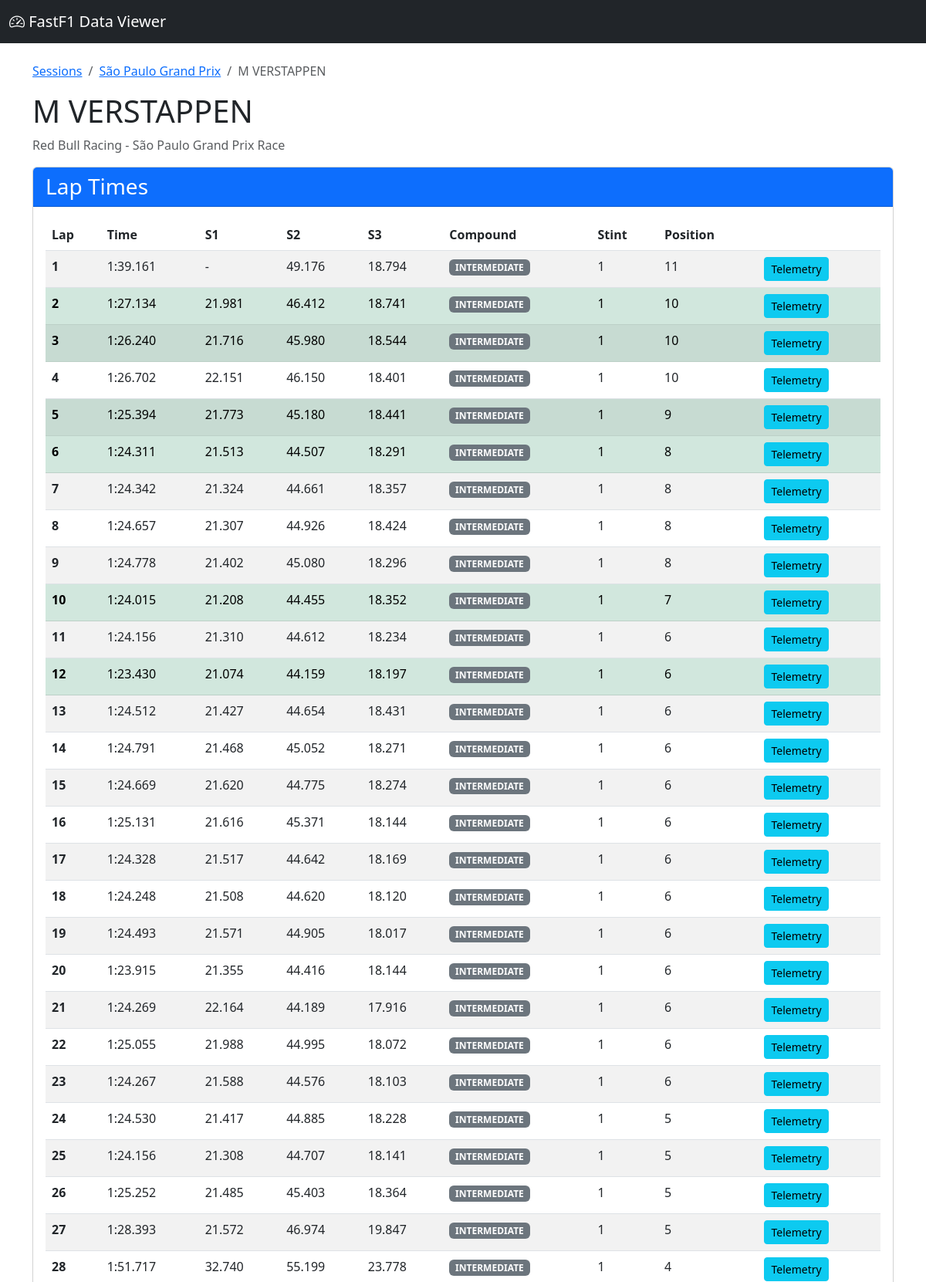
The app's page /driver/2024_21_Race/VER (upper part) with its own data.
### tables this page shows
CREATE TABLE drivers (
    driver_id TEXT PRIMARY KEY,
    driver_number INTEGER,
    broadcast_name TEXT,
    full_name TEXT,
    first_name TEXT,
    last_name TEXT,
    country_code TEXT,
    team_name TEXT,
    team_color TEXT
);

CREATE TABLE laps (
    lap_id INTEGER PRIMARY KEY AUTOINCREMENT,
    session_id TEXT,
    driver_id TEXT,
    lap_number INTEGER,
    lap_time_seconds REAL,
    sector1_time_seconds REAL,
    sector2_time_seconds REAL,
    sector3_time_seconds REAL,
    speed_i1 REAL,
    speed_i2 REAL,
    speed_fl REAL,
    speed_st REAL,
    compound TEXT,
    tyre_life INTEGER,
    stint INTEGER,
    is_personal_best BOOLEAN,
    track_status TEXT,
    position INTEGER,
    FOREIGN KEY (session_id) REFERENCES sessions(session_id),
    FOREIGN KEY (driver_id) REFERENCES drivers(driver_id)
);

### app.py (the view)
@app.route('/driver/<session_id>/<driver_id>')
def driver(session_id, driver_id):
    conn = get_db()
    session = conn.execute('SELECT * FROM sessions WHERE session_id = ?', (session_id,)).fetchone()
    if not session:
        abort(404)
    driver = conn.execute('SELECT * FROM drivers WHERE driver_id = ?', (driver_id,)).fetchone()
    if not driver:
        abort(404)
    laps = conn.execute('''
        SELECT *
        FROM laps
        WHERE session_id = ? AND driver_id = ?
        ORDER BY lap_number
    ''', (session_id, driver_id)).fetchall()
    conn.close()
    return render_template('driver.html',
                         session=session,
                         driver=driver,
                         laps=laps)

### app.py (called while the page is built)
def get_db():
    conn = sqlite3.connect(DB_PATH)
    conn.row_factory = sqlite3.Row
    return conn

### templates/driver.html (shortened to what this page needs)
{% extends "base.html" %}
{% block content %}
<nav aria-label="breadcrumb">
    <ol class="breadcrumb">
        <li class="breadcrumb-item"><a href="/">Sessions</a></li>
        <li class="breadcrumb-item"><a href="/session/{{ session['session_id'] }}">{{ session['event_name'] }}</a></li>
        <li class="breadcrumb-item active">{{ driver['broadcast_name'] }}</li>
    </ol>
</nav>
<h1>{{ driver['broadcast_name'] }}</h1>
<p class="text-muted">{{ driver['team_name'] }} - {{ session['event_name'] }} {{ session['session_type'] }}</p>
<div class="row">
    <div class="col-md-12">
        <div class="card">
            <div class="card-header bg-primary text-white">
                <h3 class="mb-0">Lap Times</h3>
            </div>
            <div class="card-body">
                <table class="table table-striped table-hover">
                    <thead>
                        <tr>
                            <th>Lap</th>
                            <th>Time</th>
                            <th>S1</th>
                            <th>S2</th>
                            <th>S3</th>
                            <th>Compound</th>
                            <th>Stint</th>
                            <th>Position</th>
                            <th></th>
                        </tr>
                    </thead>
                    <tbody>
                        {% for lap in laps %}
                        <tr {% if lap['is_personal_best'] %}class="table-success" {% endif %}>
                            <td><strong>{{ lap['lap_number'] }}</strong></td>
                            <td>{{ '%d:%06.3f' | format((lap['lap_time_seconds'] // 60)|int, lap['lap_time_seconds'] %
                                60) if lap['lap_time_seconds'] else '-' }}</td>
                            <td>{{ '%.3f' | format(lap['sector1_time_seconds']) if lap['sector1_time_seconds'] else '-'
                                }}</td>
                            <td>{{ '%.3f' | format(lap['sector2_time_seconds']) if lap['sector2_time_seconds'] else '-'
                                }}</td>
                            <td>{{ '%.3f' | format(lap['sector3_time_seconds']) if lap['sector3_time_seconds'] else '-'
                                }}</td>
                            <td>
                                {% if lap['compound'] %}
                                <span
                                    class="badge bg-{% if lap['compound'] == 'SOFT' %}danger{% elif lap['compound'] == 'MEDIUM' %}warning{% else %}secondary{% endif %}">
                                    {{ lap['compound'] }}
                                </span>
                                {% else %}-{% endif %}
                            </td>
                            <td>{{ lap['stint'] if lap['stint'] else '-' }}</td>
                            <td>{{ lap['position']|int if lap['position'] else '-' }}</td>
                            <td>
                                <a href="/lap/{{ session['session_id'] }}/{{ driver['driver_id'] }}/{{ lap['lap_number'] }}"
                                    class="btn btn-sm btn-info">
                                    Telemetry
                                </a>
                            </td>
                        </tr>
                        {% endfor %}
                    </tbody>
                </table>
            </div>
        </div>
    </div>
</div>
{% endblock %}

### records on screen
drivers: broadcast_name "M VERSTAPPEN", team_name "Red Bull Racing"
laps: lap_number "1", lap_time_seconds "1:39.161", sector1_time_seconds "-", sector2_time_seconds "49.176", sector3_time_seconds "18.794", compound "INTERMEDIATE", stint "1", position "11"
laps: lap_number "2", lap_time_seconds "1:27.134", sector1_time_seconds "21.981", sector2_time_seconds "46.412", sector3_time_seconds "18.741", compound "INTERMEDIATE", stint "1", position "10"
laps: lap_number "3", lap_time_seconds "1:26.240", sector1_time_seconds "21.716", sector2_time_seconds "45.980", sector3_time_seconds "18.544", compound "INTERMEDIATE", stint "1", position "10"
laps: lap_number "4", lap_time_seconds "1:26.702", sector1_time_seconds "22.151", sector2_time_seconds "46.150", sector3_time_seconds "18.401", compound "INTERMEDIATE", stint "1", position "10"
laps: lap_number "5", lap_time_seconds "1:25.394", sector1_time_seconds "21.773", sector2_time_seconds "45.180", sector3_time_seconds "18.441", compound "INTERMEDIATE", stint "1", position "9"
laps: lap_number "6", lap_time_seconds "1:24.311", sector1_time_seconds "21.513", sector2_time_seconds "44.507", sector3_time_seconds "18.291", compound "INTERMEDIATE", stint "1", position "8"
laps: lap_number "7", lap_time_seconds "1:24.342", sector1_time_seconds "21.324", sector2_time_seconds "44.661", sector3_time_seconds "18.357", compound "INTERMEDIATE", stint "1", position "8"
laps: lap_number "8", lap_time_seconds "1:24.657", sector1_time_seconds "21.307", sector2_time_seconds "44.926", sector3_time_seconds "18.424", compound "INTERMEDIATE", stint "1", position "8"
laps: lap_number "9", lap_time_seconds "1:24.778", sector1_time_seconds "21.402", sector2_time_seconds "45.080", sector3_time_seconds "18.296", compound "INTERMEDIATE", stint "1", position "8"
laps: lap_number "10", lap_time_seconds "1:24.015", sector1_time_seconds "21.208", sector2_time_seconds "44.455", sector3_time_seconds "18.352", compound "INTERMEDIATE", stint "1", position "7"
laps: lap_number "11", lap_time_seconds "1:24.156", sector1_time_seconds "21.310", sector2_time_seconds "44.612", sector3_time_seconds "18.234", compound "INTERMEDIATE", stint "1", position "6"
laps: lap_number "12", lap_time_seconds "1:23.430", sector1_time_seconds "21.074", sector2_time_seconds "44.159", sector3_time_seconds "18.197", compound "INTERMEDIATE", stint "1", position "6"
laps: lap_number "13", lap_time_seconds "1:24.512", sector1_time_seconds "21.427", sector2_time_seconds "44.654", sector3_time_seconds "18.431", compound "INTERMEDIATE", stint "1", position "6"
laps: lap_number "14", lap_time_seconds "1:24.791", sector1_time_seconds "21.468", sector2_time_seconds "45.052", sector3_time_seconds "18.271", compound "INTERMEDIATE", stint "1", position "6"
laps: lap_number "15", lap_time_seconds "1:24.669", sector1_time_seconds "21.620", sector2_time_seconds "44.775", sector3_time_seconds "18.274", compound "INTERMEDIATE", stint "1", position "6"
laps: lap_number "16", lap_time_seconds "1:25.131", sector1_time_seconds "21.616", sector2_time_seconds "45.371", sector3_time_seconds "18.144", compound "INTERMEDIATE", stint "1", position "6"
laps: lap_number "17", lap_time_seconds "1:24.328", sector1_time_seconds "21.517", sector2_time_seconds "44.642", sector3_time_seconds "18.169", compound "INTERMEDIATE", stint "1", position "6"
laps: lap_number "18", lap_time_seconds "1:24.248", sector1_time_seconds "21.508", sector2_time_seconds "44.620", sector3_time_seconds "18.120", compound "INTERMEDIATE", stint "1", position "6"
laps: lap_number "19", lap_time_seconds "1:24.493", sector1_time_seconds "21.571", sector2_time_seconds "44.905", sector3_time_seconds "18.017", compound "INTERMEDIATE", stint "1", position "6"
laps: lap_number "20", lap_time_seconds "1:23.915", sector1_time_seconds "21.355", sector2_time_seconds "44.416", sector3_time_seconds "18.144", compound "INTERMEDIATE", stint "1", position "6"
laps: lap_number "21", lap_time_seconds "1:24.269", sector1_time_seconds "22.164", sector2_time_seconds "44.189", sector3_time_seconds "17.916", compound "INTERMEDIATE", stint "1", position "6"
laps: lap_number "22", lap_time_seconds "1:25.055", sector1_time_seconds "21.988", sector2_time_seconds "44.995", sector3_time_seconds "18.072", compound "INTERMEDIATE", stint "1", position "6"
laps: lap_number "23", lap_time_seconds "1:24.267", sector1_time_seconds "21.588", sector2_time_seconds "44.576", sector3_time_seconds "18.103", compound "INTERMEDIATE", stint "1", position "6"
laps: lap_number "24", lap_time_seconds "1:24.530", sector1_time_seconds "21.417", sector2_time_seconds "44.885", sector3_time_seconds "18.228", compound "INTERMEDIATE", stint "1", position "5"
laps: lap_number "25", lap_time_seconds "1:24.156", sector1_time_seconds "21.308", sector2_time_seconds "44.707", sector3_time_seconds "18.141", compound "INTERMEDIATE", stint "1", position "5"
laps: lap_number "26", lap_time_seconds "1:25.252", sector1_time_seconds "21.485", sector2_time_seconds "45.403", sector3_time_seconds "18.364", compound "INTERMEDIATE", stint "1", position "5"
laps: lap_number "27", lap_time_seconds "1:28.393", sector1_time_seconds "21.572", sector2_time_seconds "46.974", sector3_time_seconds "19.847", compound "INTERMEDIATE", stint "1", position "5"
laps: lap_number "28", lap_time_seconds "1:51.717", sector1_time_seconds "32.740", sector2_time_seconds "55.199", sector3_time_seconds "23.778", compound "INTERMEDIATE", stint "1", position "4"

### other values on screen
{{ session['event_name'] }} "São Paulo Grand Prix"
{{ session['session_type'] }} "Race"
